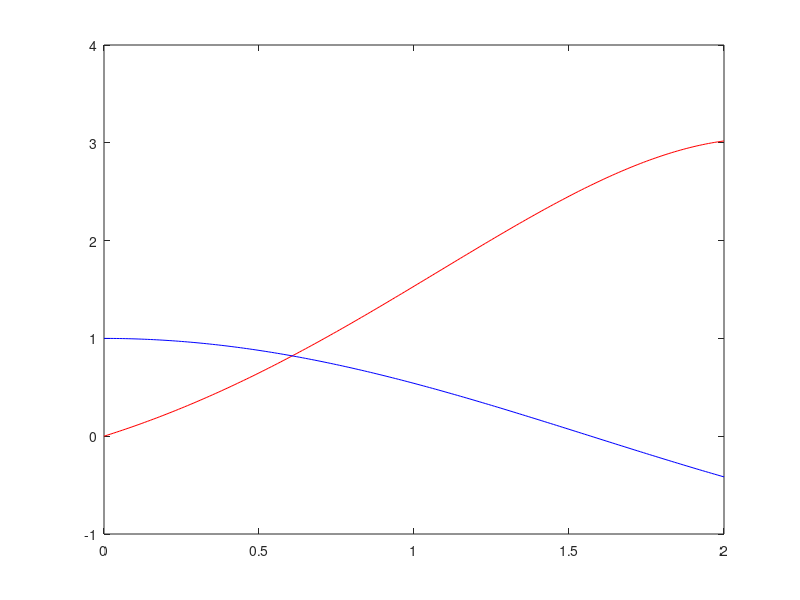

Write the MATLAB code that produced this figure.
%% This code plots a graphics_toolkit

t=(0:0.01:2);

y1=sin(t);

y2=cos(t);

y3=exp(.6*t);

y1=y1.*y3;

plot(t,y1,'r',t,y2,'b');